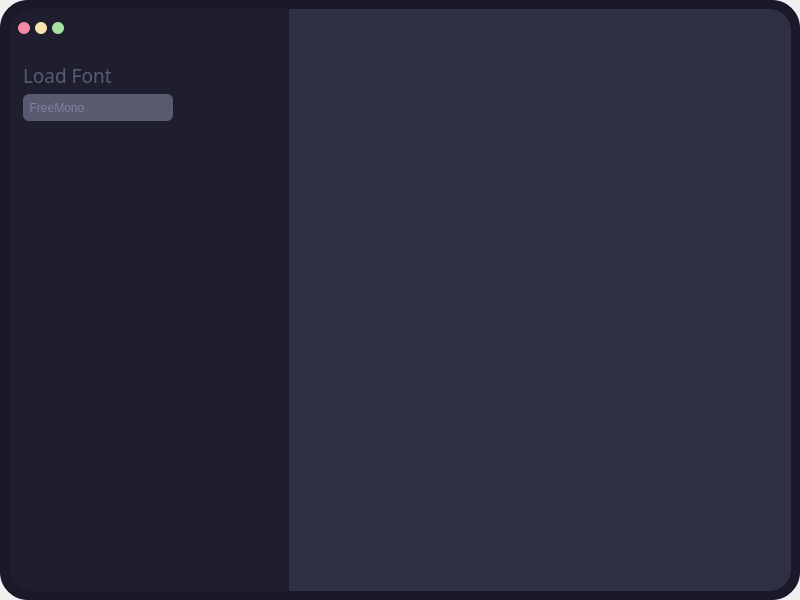
<?xml version="1.0" encoding="UTF-8"?>
<ui version="4.0">
 <class>TypeWriter</class>
 <widget class="QMainWindow" name="TypeWriter">
  <property name="geometry">
   <rect>
    <x>0</x>
    <y>0</y>
    <width>800</width>
    <height>600</height>
   </rect>
  </property>
  <property name="maximumSize">
   <size>
    <width>16777215</width>
    <height>600</height>
   </size>
  </property>
  <property name="windowTitle">
   <string>MainWindow</string>
  </property>
  <property name="styleSheet">
   <string notr="true">*{
	border: none;
	background-color: transparent;
	background: none;
	padding: 0;
	margin: 0;
}

#mainFrame {
	background-color: #1b1929;
	border-radius: 28;
}

#textInput {
	background-color: transparent;
	color: #a6adc8;
}

#leftFrame {
	background-color: #1e1e2e;
	border-top-left-radius: 22;
	border-bottom-left-radius: 22;
}

#rightFrame {
	background-color: #303045;
	border-top-right-radius: 22;
	border-bottom-right-radius: 22;
}

#fontLabel {
	background-color: #585b70;
	color: #7f849c;
	border-radius: 6;
}

#loadFontLabel {
	color: #585b70;
}

#closeButton {
	background-color: #f38ba8;
	border-style: solid;
	border-radius:6px;
	max-width:12px;
	max-height:12px;
	min-width:12px;
	min-height:12px;
}
#minButton {
	background-color: #f9e2af;
	border-style: solid;
	border-radius:6px;
	max-width:12px;
	max-height:12px;
	min-width:12px;
	min-height:12px;
}
#maxButton {
	background-color: #a6e3a1;
	border-style: solid;
	border-radius:6px;
	max-width:12px;
	max-height:12px;
	min-width:12px;
	min-height:12px;
}</string>
  </property>
  <widget class="QWidget" name="centralwidget">
   <property name="minimumSize">
    <size>
     <width>800</width>
     <height>600</height>
    </size>
   </property>
   <layout class="QVBoxLayout" name="verticalLayout">
    <property name="spacing">
     <number>0</number>
    </property>
    <property name="leftMargin">
     <number>0</number>
    </property>
    <property name="topMargin">
     <number>0</number>
    </property>
    <property name="rightMargin">
     <number>0</number>
    </property>
    <property name="bottomMargin">
     <number>0</number>
    </property>
    <item>
     <widget class="QFrame" name="mainFrame">
      <property name="frameShape">
       <enum>QFrame::StyledPanel</enum>
      </property>
      <property name="frameShadow">
       <enum>QFrame::Raised</enum>
      </property>
      <layout class="QHBoxLayout" name="horizontalLayout">
       <property name="spacing">
        <number>0</number>
       </property>
       <item>
        <widget class="QFrame" name="leftFrame">
         <property name="minimumSize">
          <size>
           <width>280</width>
           <height>0</height>
          </size>
         </property>
         <property name="maximumSize">
          <size>
           <width>280</width>
           <height>16777215</height>
          </size>
         </property>
         <property name="frameShape">
          <enum>QFrame::NoFrame</enum>
         </property>
         <property name="frameShadow">
          <enum>QFrame::Raised</enum>
         </property>
         <layout class="QVBoxLayout" name="verticalLayout_2">
          <item alignment="Qt::AlignTop">
           <widget class="QFrame" name="buttonFrame">
            <property name="frameShape">
             <enum>QFrame::StyledPanel</enum>
            </property>
            <property name="frameShadow">
             <enum>QFrame::Raised</enum>
            </property>
            <layout class="QHBoxLayout" name="horizontalLayout_2">
             <property name="spacing">
              <number>5</number>
             </property>
             <property name="leftMargin">
              <number>0</number>
             </property>
             <property name="topMargin">
              <number>0</number>
             </property>
             <property name="rightMargin">
              <number>0</number>
             </property>
             <property name="bottomMargin">
              <number>0</number>
             </property>
             <item>
              <widget class="QPushButton" name="closeButton">
               <property name="cursor">
                <cursorShape>OpenHandCursor</cursorShape>
               </property>
               <property name="mouseTracking">
                <bool>true</bool>
               </property>
               <property name="text">
                <string/>
               </property>
              </widget>
             </item>
             <item>
              <widget class="QPushButton" name="minButton">
               <property name="cursor">
                <cursorShape>OpenHandCursor</cursorShape>
               </property>
               <property name="mouseTracking">
                <bool>true</bool>
               </property>
               <property name="text">
                <string/>
               </property>
              </widget>
             </item>
             <item>
              <widget class="QPushButton" name="maxButton">
               <property name="cursor">
                <cursorShape>OpenHandCursor</cursorShape>
               </property>
               <property name="mouseTracking">
                <bool>true</bool>
               </property>
               <property name="text">
                <string/>
               </property>
              </widget>
             </item>
             <item>
              <spacer name="horizontalSpacer">
               <property name="orientation">
                <enum>Qt::Horizontal</enum>
               </property>
               <property name="sizeHint" stdset="0">
                <size>
                 <width>40</width>
                 <height>20</height>
                </size>
               </property>
              </spacer>
             </item>
            </layout>
           </widget>
          </item>
          <item>
           <widget class="QFrame" name="fontFileFrame">
            <property name="minimumSize">
             <size>
              <width>0</width>
              <height>70</height>
             </size>
            </property>
            <property name="maximumSize">
             <size>
              <width>16777215</width>
              <height>70</height>
             </size>
            </property>
            <property name="frameShape">
             <enum>QFrame::NoFrame</enum>
            </property>
            <property name="frameShadow">
             <enum>QFrame::Raised</enum>
            </property>
            <layout class="QVBoxLayout" name="verticalLayout_3">
             <property name="spacing">
              <number>5</number>
             </property>
             <property name="leftMargin">
              <number>5</number>
             </property>
             <property name="topMargin">
              <number>5</number>
             </property>
             <property name="rightMargin">
              <number>5</number>
             </property>
             <property name="bottomMargin">
              <number>5</number>
             </property>
             <item>
              <widget class="QFrame" name="loadFontFrame">
               <property name="frameShape">
                <enum>QFrame::NoFrame</enum>
               </property>
               <property name="frameShadow">
                <enum>QFrame::Raised</enum>
               </property>
               <layout class="QHBoxLayout" name="horizontalLayout_3">
                <property name="spacing">
                 <number>0</number>
                </property>
                <property name="leftMargin">
                 <number>0</number>
                </property>
                <property name="topMargin">
                 <number>0</number>
                </property>
                <property name="rightMargin">
                 <number>0</number>
                </property>
                <property name="bottomMargin">
                 <number>0</number>
                </property>
                <item>
                 <widget class="QLabel" name="loadFontLabel">
                  <property name="font">
                   <font>
                    <family>Source Code Pro</family>
                    <pointsize>14</pointsize>
                   </font>
                  </property>
                  <property name="text">
                   <string>Load Font</string>
                  </property>
                  <property name="alignment">
                   <set>Qt::AlignLeading|Qt::AlignLeft|Qt::AlignVCenter</set>
                  </property>
                 </widget>
                </item>
               </layout>
              </widget>
             </item>
             <item>
              <widget class="QFrame" name="openFontFrame">
               <property name="frameShape">
                <enum>QFrame::NoFrame</enum>
               </property>
               <property name="frameShadow">
                <enum>QFrame::Raised</enum>
               </property>
               <layout class="QHBoxLayout" name="horizontalLayout_4">
                <property name="spacing">
                 <number>0</number>
                </property>
                <property name="leftMargin">
                 <number>0</number>
                </property>
                <property name="topMargin">
                 <number>0</number>
                </property>
                <property name="rightMargin">
                 <number>0</number>
                </property>
                <property name="bottomMargin">
                 <number>0</number>
                </property>
                <item>
                 <widget class="QFrame" name="fontLabelFrame">
                  <property name="frameShape">
                   <enum>QFrame::StyledPanel</enum>
                  </property>
                  <property name="frameShadow">
                   <enum>QFrame::Raised</enum>
                  </property>
                  <layout class="QHBoxLayout" name="horizontalLayout_5">
                   <property name="spacing">
                    <number>0</number>
                   </property>
                   <property name="leftMargin">
                    <number>0</number>
                   </property>
                   <property name="topMargin">
                    <number>0</number>
                   </property>
                   <property name="rightMargin">
                    <number>0</number>
                   </property>
                   <property name="bottomMargin">
                    <number>0</number>
                   </property>
                   <item>
                    <widget class="QLabel" name="fontLabel">
                     <property name="minimumSize">
                      <size>
                       <width>150</width>
                       <height>0</height>
                      </size>
                     </property>
                     <property name="text">
                      <string>  FreeMono</string>
                     </property>
                    </widget>
                   </item>
                  </layout>
                 </widget>
                </item>
                <item>
                 <widget class="QFrame" name="fontButtonFrame">
                  <property name="frameShape">
                   <enum>QFrame::StyledPanel</enum>
                  </property>
                  <property name="frameShadow">
                   <enum>QFrame::Raised</enum>
                  </property>
                  <layout class="QHBoxLayout" name="horizontalLayout_6">
                   <property name="spacing">
                    <number>0</number>
                   </property>
                   <property name="leftMargin">
                    <number>0</number>
                   </property>
                   <property name="topMargin">
                    <number>0</number>
                   </property>
                   <property name="rightMargin">
                    <number>0</number>
                   </property>
                   <property name="bottomMargin">
                    <number>0</number>
                   </property>
                  </layout>
                 </widget>
                </item>
                <item>
                 <widget class="QPushButton" name="fontButton">
                  <property name="text">
                   <string/>
                  </property>
                  <property name="icon">
                   <iconset resource="resources.qrc">
                    <normaloff>:/icons/icons/greyupload.png</normaloff>:/icons/icons/greyupload.png</iconset>
                  </property>
                  <property name="iconSize">
                   <size>
                    <width>24</width>
                    <height>24</height>
                   </size>
                  </property>
                 </widget>
                </item>
                <item>
                 <spacer name="horizontalSpacer_2">
                  <property name="orientation">
                   <enum>Qt::Horizontal</enum>
                  </property>
                  <property name="sizeType">
                   <enum>QSizePolicy::Fixed</enum>
                  </property>
                  <property name="sizeHint" stdset="0">
                   <size>
                    <width>60</width>
                    <height>20</height>
                   </size>
                  </property>
                 </spacer>
                </item>
               </layout>
              </widget>
             </item>
            </layout>
           </widget>
          </item>
          <item>
           <widget class="QFrame" name="frame_2">
            <property name="frameShape">
             <enum>QFrame::StyledPanel</enum>
            </property>
            <property name="frameShadow">
             <enum>QFrame::Raised</enum>
            </property>
           </widget>
          </item>
          <item>
           <spacer name="verticalSpacer">
            <property name="orientation">
             <enum>Qt::Vertical</enum>
            </property>
            <property name="sizeType">
             <enum>QSizePolicy::Fixed</enum>
            </property>
            <property name="sizeHint" stdset="0">
             <size>
              <width>20</width>
              <height>380</height>
             </size>
            </property>
           </spacer>
          </item>
          <item>
           <widget class="QFrame" name="frame">
            <property name="frameShape">
             <enum>QFrame::StyledPanel</enum>
            </property>
            <property name="frameShadow">
             <enum>QFrame::Raised</enum>
            </property>
           </widget>
          </item>
         </layout>
        </widget>
       </item>
       <item>
        <widget class="QFrame" name="rightFrame">
         <property name="frameShape">
          <enum>QFrame::NoFrame</enum>
         </property>
         <property name="frameShadow">
          <enum>QFrame::Raised</enum>
         </property>
         <layout class="QHBoxLayout" name="horizontalLayout_7">
          <property name="spacing">
           <number>0</number>
          </property>
          <property name="leftMargin">
           <number>30</number>
          </property>
          <property name="topMargin">
           <number>50</number>
          </property>
          <property name="rightMargin">
           <number>30</number>
          </property>
          <property name="bottomMargin">
           <number>30</number>
          </property>
          <item>
           <widget class="QPlainTextEdit" name="textInput">
            <property name="font">
             <font>
              <family>FreeMono</family>
              <pointsize>48</pointsize>
             </font>
            </property>
           </widget>
          </item>
         </layout>
        </widget>
       </item>
      </layout>
     </widget>
    </item>
   </layout>
  </widget>
 </widget>
 <resources>
  <include location="resources.qrc"/>
 </resources>
 <connections/>
</ui>
